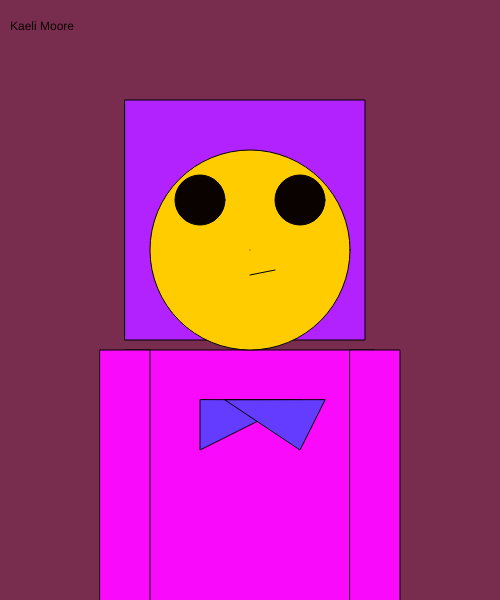
Frame 1 (no input)
Frame 60 (no input): identical to frame 1, image omitted
Frame 120 (the mouse pressed at the canvas centre since frame 60): identical to frame 1, image omitted

The p5.js sketch that drew this single still picture (run headless with seeded random() and noise() and a simulated clock; from frame 60 on, the mouse is pressed at the canvas centre):

// p5.js sketch
// ── sketch.js
function setup()
 {
    createCanvas(500, 600);
 }

function draw()
{
    background(120, 45, 78);
   
    fill(250, 10, 250);
    rect(125, 350, 250, 400);
    rect(100, 350, 50, 300);
    
    rect(350, 350, 50,300);

    fill(178, 34, 389);
    rect(125, 100, 240, 240);

    fill(255, 204, 0);
    circle(250, 250,200);

    fill(100, 60, 275);
    triangle(200,400, 200, 450, 300, 400);
    triangle(225,400, 300, 450, 325, 400);

    fill(10,2,0);
    circle(200, 200, 50);
    circle(300, 200, 50);
    line(250, 275, 275, 270);
    point(250,250)

    text('Kaeli Moore', 10, 30);

}
// ── game.html
<html>

<head>
<title>game</title>
<script src="p5.js"></script>
<script src="game.js"></script>

</head>

<body>

</body>
</html>
// ── homepage.html
<html>
<title>Favorite Stuff</title>
<link rel="stylesheet" type="text/css" href="Users/kaelimoore/Documents/mainstyle.css">
<body> 
    <span><head>Hobbies</head></span>
        <ul>
            <li>Drawing</li> 
    
          <li>Snowboarding </li>
    
          <li>Reading</li>
    
        </ul>
        <span style="font-style:initial; color: rgb(192, 33, 192);">
            <div>
<head>Food Places</head>
<ul>
   <li>
    <a
    href="https://www.google.com/url?sa=t&source=web&rct=j&url=http://www.bigapizza.com/&ved=2ahUKEwif7J2_oOKBAxXCIzQIHSvICwMQ_Bd6BAgKEAE&opi=89978449&usg=AOvVaw0Jg6h7m1lVGaFl7r61HMeN"style="text-decoration:none" target="_blank">Biga Pizza</a>
   </li> 
    <li>    <a
        href="https://www.panerabread.com/en-us/cafe/locations/mt/missoula/2410-n-reserve-st" style="text-decoration:none" target="_blank">Panera</a>
    </li>
    <li>
        <a
        href="https://www.chick-fil-a.com/locations/mt/missoula"style="text-decoration:none" target="_blank">Chic-fil-a</a>
    </li>
</ul>
<head>Websites</head> 
<ol> 
 <li> <a
    href="https://www.youtube.com/" style="text-decoration:none" id="specificLink" target="_blank">Youtube</a></li>  
 <li> <a
    href="https://www.amazon.com/"style="text-decoration:none" id="specificLink" target="_blank">Amazon</a></li>
 <li><a
        href="https://www.bookofthemonth.com"style="text-decoration:none" id="specificLink" target="_blank">Book of the Month</a>
    </li>
</ol>
<head>Pages</head></div>
<ul>
    <li><a
    href="Downloads/html/secondpage.html"style="text-decoration:none" target="_blank">Page 2</a></li>
   <li><a
    href="Downloads/html/thirdpage.html3"style="text-decoration:none" target="_blank">Page 3</a></li>
</ul></span>

</body>
</html>

// ── mainstyle.css
span{color:white;
    background-color: plum;}

    span.purpleColor{
        color:rgb(171, 99, 222);
        font-family:arial;
        font: size 17px;}

        #specificLink{
            color:rgb(104, 216, 228);
            font-family:Verdana, Geneva, Tahoma, sans-serif;
            font: size 20px;}
          
            body{background-image: url('Downloads/html/John_William_Waterhouse_-_Echo_and_Narcissus_-_Google_Art_Project.jpg');}
// ── page1.html
<html>
<title>Favorite Stuff</title>
<body>
    <head>Hobbies</head>
    <ul>
        <li>Drawing</li> 

      <li>Snowboarding </li>

      <li>Reading</li>

    </ul>
<head>Food Places</head>
<ul>
   <li>
    <a
    href="https://www.google.com/url?sa=t&source=web&rct=j&url=http://www.bigapizza.com/&ved=2ahUKEwif7J2_oOKBAxXCIzQIHSvICwMQ_Bd6BAgKEAE&opi=89978449&usg=AOvVaw0Jg6h7m1lVGaFl7r61HMeN">Biga Pizza</a>
   </li> 
    <li>    <a
        href="https://www.panerabread.com/en-us/cafe/locations/mt/missoula/2410-n-reserve-st">Panera</a>
    </li>
    <li>
        <a
        href="https://www.chick-fil-a.com/locations/mt/missoula">Chic-fil-a</a>
    </li>
</ul>
<head>Websites</head>
<ol> 
 <li> <a
    href="https://www.youtube.com/">Youtube</a></li>  
 <li> <a
    href="https://www.amazon.com/">Amazon</a></li>
 <li><a
        href="https://www.bookofthemonth.com">Book of the Month</a>
    </li>
</ol>
<head>Pages</head>
<ul>
    <li><a
    href="/Users/kaelimoore/page2">Page 2</a></li>
   <li><a
    href="/Users/kaelimoore/Documents/page3">Page 3</a></li>
</ul>

</body>
</html>

// ── page3.html
<html> 
    <h1>Contact Us</h1>
    <body>
        <form action="nextPage.html" type="Post">
            Name: <input type="text" id="fName"><br>
            Email: <input type="text" id="lName"><br>
</imput></form>
<h2>Accept Terms</h2>
<input type="checkbox" name="agree" value="agree">agree<br>
<input type="checkbox" name="disagree" value="disagree">disagree<br>
<button id="mySubmit" type="button">Submit</button>
<h3>Pages</h3>
<ul>
    <li> <a
        href="/Users/kaelimoore/Documents/page1">Page 1</a></li>
        <li>        <a
            href="/Users/kaelimoore/Documents/page2">Page 2</a></li>
</ul>
       
    </body>
// ── secondpage.html
<html>
    <style>span{background-color: pink};</style>
    <head>
      <link rel="stylesheet" type="text/css" href="Users/kaelimoore/Documents/mainstyle.css"></head>
    <body>
    </body>
<header><span>ECHO & NARCISSUS</span></header>
<body>
    <img src=(Downloads/MOORE_A3_collage.jpg) height="300" width="300"/>
    <span class="image"></span> 
    <style>
        
      </style>


    <h5><span> Echo and Narcissus is a story from Ovid's book of poetry, Metamorphoses, about a young man named Narcissus and Echo, the mountain nymph, or Oread, who fell in love with him.

        Zeus had given Echo the task of entertaining his wife Hera with stories, in order that he might have time to slip away and philander around with nymphs. Hera was known for her jealous and vengeful nature. Always suspicious of Zeus, she mistook Echo to be the object of his uncouth affections. She cast a spell on the unfortunate nymph - from this day forward Echo would only be able to repeat the last words addressed to her and never speak her own again.
        
        Narcissus, a hunter from Boeotia, got separated from his hunting companions one day in the woods. Echo, being a nymph and also feeling pitiful because of her curse, had been wandering those same woods. The moment she saw Narcissus walking through the forest, she fell in love with him and his breathtaking beauty. But because of Hera's curse, she was unable to tell him, so she followed the boy and waited for him to speak. Eventually, Narcissus began to call for his companions. Echo eagerly stepped out of the trees and repeated the words. A confusing and repetitive exchange ensued, ending with Narcissus shouting to his companions that they should come together. Mistaking this for an invitation, Echo repeated his words and leapt towards Narcissus. However, at that moment, Narcissus decided he'd rather die before letting a wood nymph have him, and pushed her away. Echo, heartbroken, ran away and hid in a cave, not eating or sleeping, just pining for Narcissus.
        
        After some time, Echo began to grow thin from starvation until her body withered away entirely into dust, leaving nothing but her voice. To this day Echo's voice still calls back from caves and labyrinths, repeating the last spoken words forever.
        
        Nemesis, the goddess of revenge, punished Narcissus for not accepting the unrequited love of Echo. Nemesis caused him to fall in love with his own reflection he saw in a pool near the cave where Echo had died. Narcissus refused to leave the reflection of himself and, like Echo, starvation was going to claim him. But not before he cried out to his reflection: "Farewell, dear boy. Beloved in vain.". Echo's voice repeated "farewell" from the cave and Narcissus died by the bank of the pool.
        
        And thus ends the story of Echo and Narcissus.</span>
    </h5>


    <img src="Downloads/John_William_Waterhouse_-_Echo_and_Narcissus_-_Google_Art_Project.jpg" width="300" height="300"/>


    <link rel="stylesheet" type="text/css" href="mainstyle.css">
    <span class="purplecolor"><h3>Pages</h3></span>
<ul>
    <li> <a
        href="Downloads/html/homepage.html"style="text-decoration:none" target="_blank">Page 1</a></li>
        <li>        <a
            href="Downloads/html/thirdpage.html"style="text-decoration:none" target="_blank">Page 3</a></li>
</ul>

</body>
</html>

// ── thirdpage.html
<html> 
    <head> <meta charset="utf-8">
        <meta name="viewport" content="width=device-width, initial-scale=1">
        <link href="https://cdn.jsdelivr.net/npm/bootstrap@5.3.2/dist/css/bootstrap.min.css" rel="stylesheet" integrity="sha384-T3c6CoIi6uLrA9TneNEoa7RxnatzjcDSCmG1MXxSR1GAsXEV/Dwwykc2MPK8M2HN" crossorigin="anonymous">
    <style>span{background-color: pink};</style>
    <link rel="stylesheet" type="text/css" href=https://cdn.jsdelivr.net/npm/bootstrap@5.3.2/dist/css/bootstrap.min.css>
    <h1><span>Contact Us</span></h1>
    <body>
        <form action="nextPage.html" type="Post">
            Name: <input type="text" id="fName"><br>
            Email: <input type="text" id="lName"><br>
</imput></form>
<h2><span>Accept Terms</span></h2>
<input type="checkbox" name="agree" value="agree">agree<br>
<input type="checkbox" name="disagree" value="disagree">disagree<br>
<button id="mySubmit" type="button">Submit</button>
<button class="btn primary">Submit</button>
<ul>
    <link rel="stylesheet" type="text/css" href="Users/kaelimoore/Documents/mainstyle.css">
 <span class="purplecolor"><h5>Pages</h5></span>
    <li> <a
        href="Downloads/html/homepage.html"style="text-decoration:none" target="_blank">Page 1</a></li>
        <li>        <a
            href="Downloads/html/secondpage.html"style="text-decoration:none" target="_blank">Page 2</a></li>
    </body>
</html>
